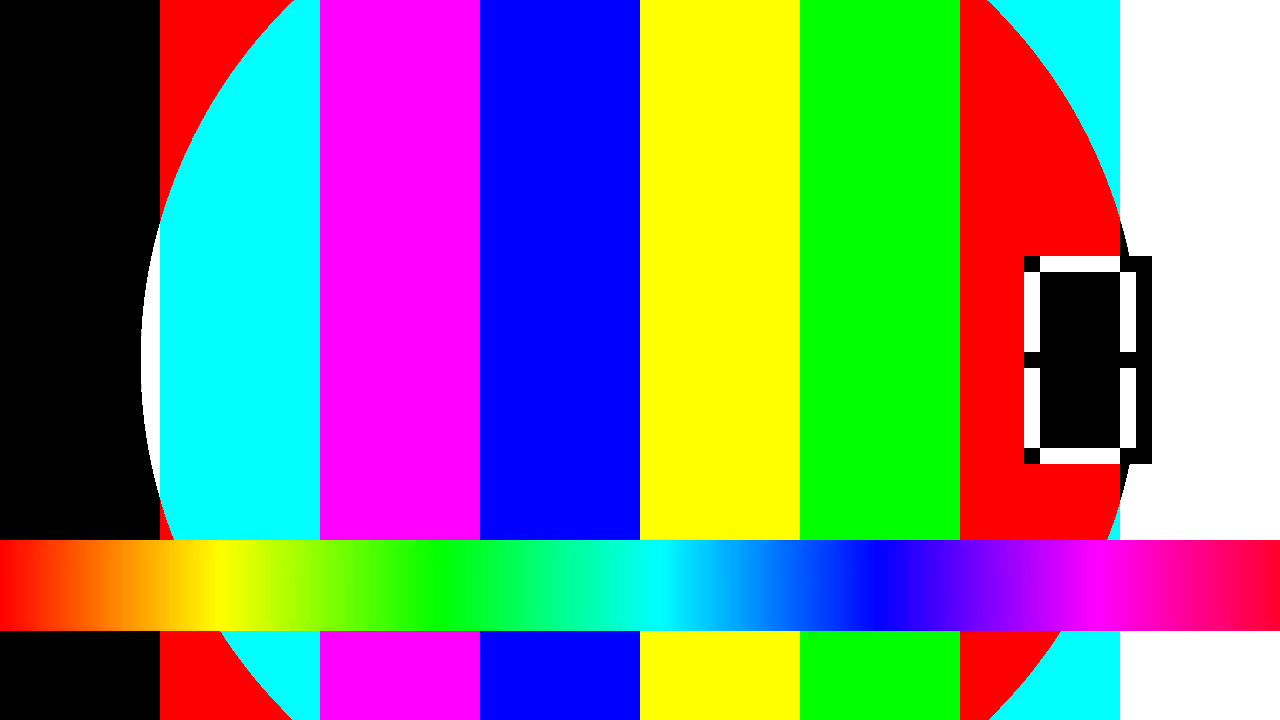
#> input picture frame 0 of 2025/06/24/video_segmenter/videos/sample_test.mp4, 1280 x 720 px
$ python test_processor.py
#> lines starting #> are read from the running program, lines starting #| are printed output that depends on the picture
### 2025/06/24/video_segmenter/video_processor.py
import cv2
import os
import numpy as np
from typing import List, Tuple, Dict
import json
from datetime import timedelta

class VideoProcessor:
    """
    Video processor for extracting frames and analyzing video content
    """

    def __init__(self, video_path: str):
        self.video_path = video_path
        self.cap = cv2.VideoCapture(video_path)
        self.fps = self.cap.get(cv2.CAP_PROP_FPS)
        self.total_frames = int(self.cap.get(cv2.CAP_PROP_FRAME_COUNT))
        self.duration = self.total_frames / self.fps

    def __del__(self):
        if hasattr(self, 'cap'):
            self.cap.release()

    def extract_frames_at_intervals(self, interval_seconds: float = 5.0, output_dir: str = "frames") -> List[str]:
        """
        Extract frames at regular intervals

        Args:
            interval_seconds: Time interval between frame extractions
            output_dir: Directory to save extracted frames

        Returns:
            List of paths to extracted frame files
        """
        os.makedirs(output_dir, exist_ok=True)
        frame_paths = []

        interval_frames = int(interval_seconds * self.fps)

        for frame_num in range(0, self.total_frames, interval_frames):
            self.cap.set(cv2.CAP_PROP_POS_FRAMES, frame_num)
            ret, frame = self.cap.read()

            if ret:
                timestamp = frame_num / self.fps
                frame_filename = f"frame_{timestamp:.2f}s.jpg"
                frame_path = os.path.join(output_dir, frame_filename)

                cv2.imwrite(frame_path, frame)
                frame_paths.append(frame_path)

        return frame_paths

    def detect_scene_changes(self, threshold: float = 0.3) -> List[float]:
        """
        Detect scene changes using histogram comparison

        Args:
            threshold: Threshold for scene change detection

        Returns:
            List of timestamps where scene changes occur
        """
        scene_changes = []
        prev_hist = None

        frame_step = int(self.fps)  # Check every second

        for frame_num in range(0, self.total_frames, frame_step):
            self.cap.set(cv2.CAP_PROP_POS_FRAMES, frame_num)
            ret, frame = self.cap.read()

            if ret:
                # Convert to HSV for better histogram comparison
                hsv = cv2.cvtColor(frame, cv2.COLOR_BGR2HSV)
                hist = cv2.calcHist([hsv], [0, 1, 2], None, [50, 60, 60], [0, 180, 0, 256, 0, 256])

                if prev_hist is not None:
                    # Calculate correlation coefficient
                    correlation = cv2.compareHist(hist, prev_hist, cv2.HISTCMP_CORREL)

                    if correlation < threshold:
                        timestamp = frame_num / self.fps
                        scene_changes.append(timestamp)

                prev_hist = hist

        return scene_changes

    # [38 lines left out: function extract_keyframes_from_segments, not called in this run]

    def get_video_info(self) -> Dict:
        """
        Get basic video information

        Returns:
            Dictionary with video metadata
        """
        return {
            "path": self.video_path,
            "fps": self.fps,
            "total_frames": self.total_frames,
            "duration_seconds": self.duration,
            "duration_formatted": str(timedelta(seconds=int(self.duration))),
            "resolution": (
                int(self.cap.get(cv2.CAP_PROP_FRAME_WIDTH)),
                int(self.cap.get(cv2.CAP_PROP_FRAME_HEIGHT))
            )
        }

    def create_basic_segments(self, segment_length: float = 30.0) -> List[Tuple[float, float]]:
        """
        Create basic time-based segments

        Args:
            segment_length: Length of each segment in seconds

        Returns:
            List of (start_time, end_time) tuples
        """
        segments = []
        current_time = 0.0

        while current_time < self.duration:
            end_time = min(current_time + segment_length, self.duration)
            segments.append((current_time, end_time))
            current_time = end_time

        return segments

### 2025/06/24/video_segmenter/test_processor.py
#!/usr/bin/env python3

import sys
import os
sys.path.append('/home/ubuntu/video_segmenter')

from video_processor import VideoProcessor
import json

def test_video_processor():
    """Test the video processor with sample video"""

    video_path = "/home/ubuntu/video_segmenter/videos/sample_test.mp4"

    if not os.path.exists(video_path):
        print(f"Error: Video file not found at {video_path}")
        return

    print("Initializing video processor...")
    processor = VideoProcessor(video_path)

    # Get video info
    print("\n=== Video Information ===")
    video_info = processor.get_video_info()
    print(json.dumps(video_info, indent=2))

    # Create basic segments
    print("\n=== Creating Basic Segments ===")
    segments = processor.create_basic_segments(segment_length=15.0)
    print(f"Created {len(segments)} segments:")
    for i, (start, end) in enumerate(segments):
        print(f"  Segment {i+1}: {start:.1f}s - {end:.1f}s ({end-start:.1f}s duration)")

    # Extract frames at intervals
    print("\n=== Extracting Frames at Intervals ===")
    frame_paths = processor.extract_frames_at_intervals(interval_seconds=10.0, output_dir="frames/interval_frames")
#> the loop in extract_frames_at_intervals, `for frame_num in range(0, self.total_frames, interval_frames):` made 6 passes
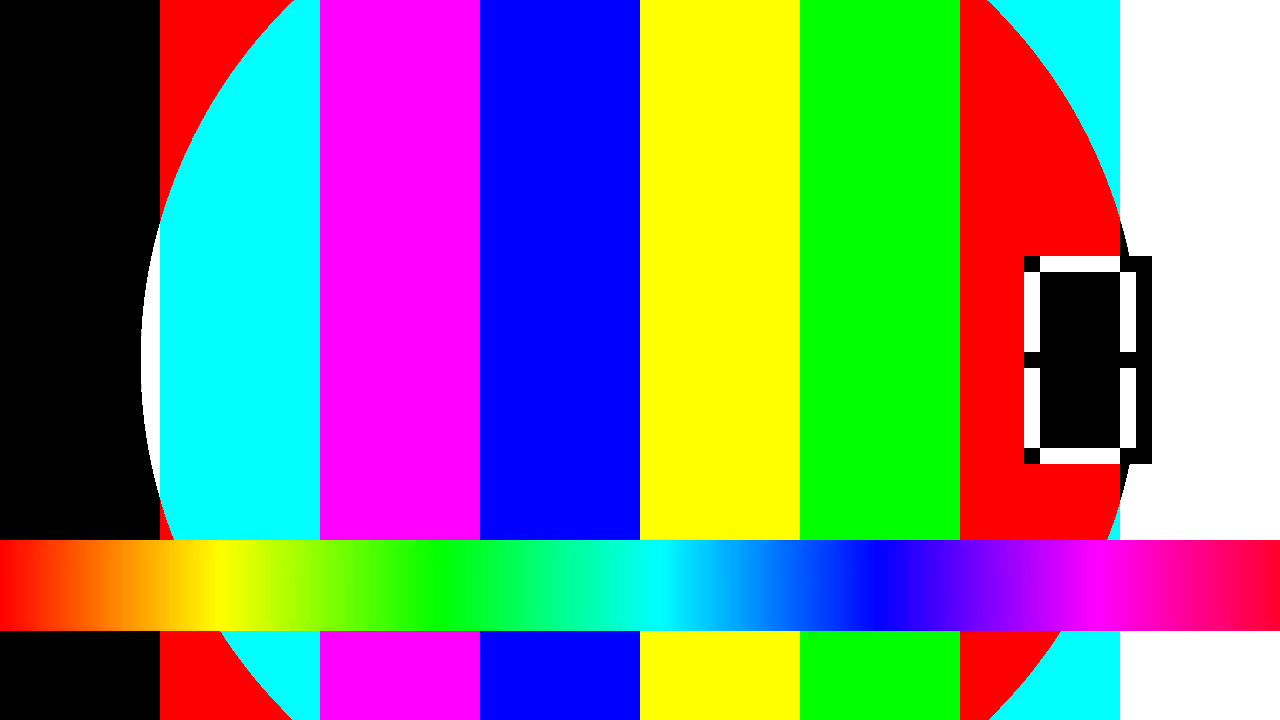
#> input picture frame 0 of 2025/06/24/video_segmenter/videos/sample_test.mp4, 1280 x 720 px
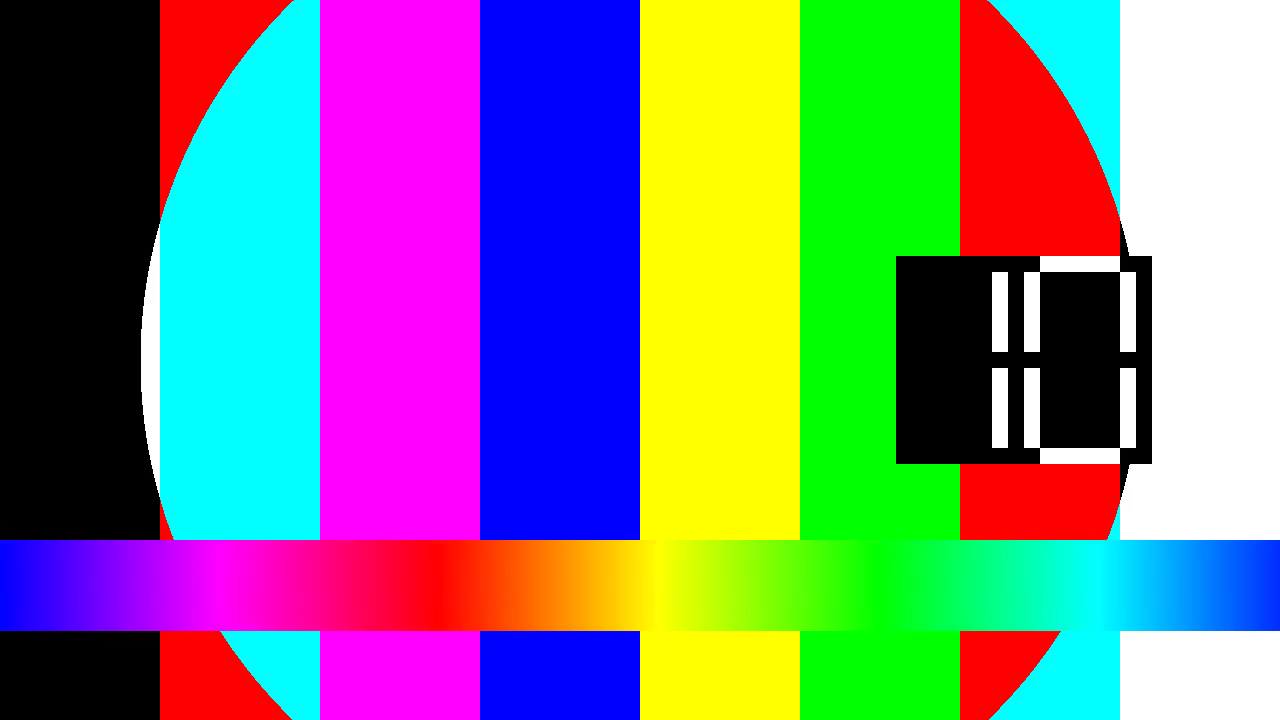
#> input picture frame 300 of 2025/06/24/video_segmenter/videos/sample_test.mp4, 1280 x 720 px
#> after the loop in extract_frames_at_intervals, `for frame_num in range(0, self.total_frames, interval_frames):`: frame_paths = 6 items
#> frame_paths = 6 items
    print(f"Extracted {len(frame_paths)} frames:")
#| Extracted 6 frames:
    for path in frame_paths[:5]:  # Show first 5
        print(f"  {path}")
#> this loop made 5 passes
#> path on passes 1 to 5: 'frames/interval_frames/frame_0.00s.jpg', 'frames/interval_frames/frame_10.00s.jpg', 'frames/interval_frames/frame_20.00s.jpg', 'frames/interval_frames/frame_30.00s.jpg', 'frames/interval_frames/frame_40.00s.jpg'
#> (printed output is left out)
    if len(frame_paths) > 5:
        print(f"  ... and {len(frame_paths) - 5} more")
#> (printed output is left out)

    # Detect scene changes
    print("\n=== Detecting Scene Changes ===")
    scene_changes = processor.detect_scene_changes(threshold=0.7)
#> the loop in detect_scene_changes, `for frame_num in range(0, self.total_frames, frame_step):` made 25 passes
#> correlation on passes 2 to 9: 1, 1, 1, 1, 1, 1, 1, 1
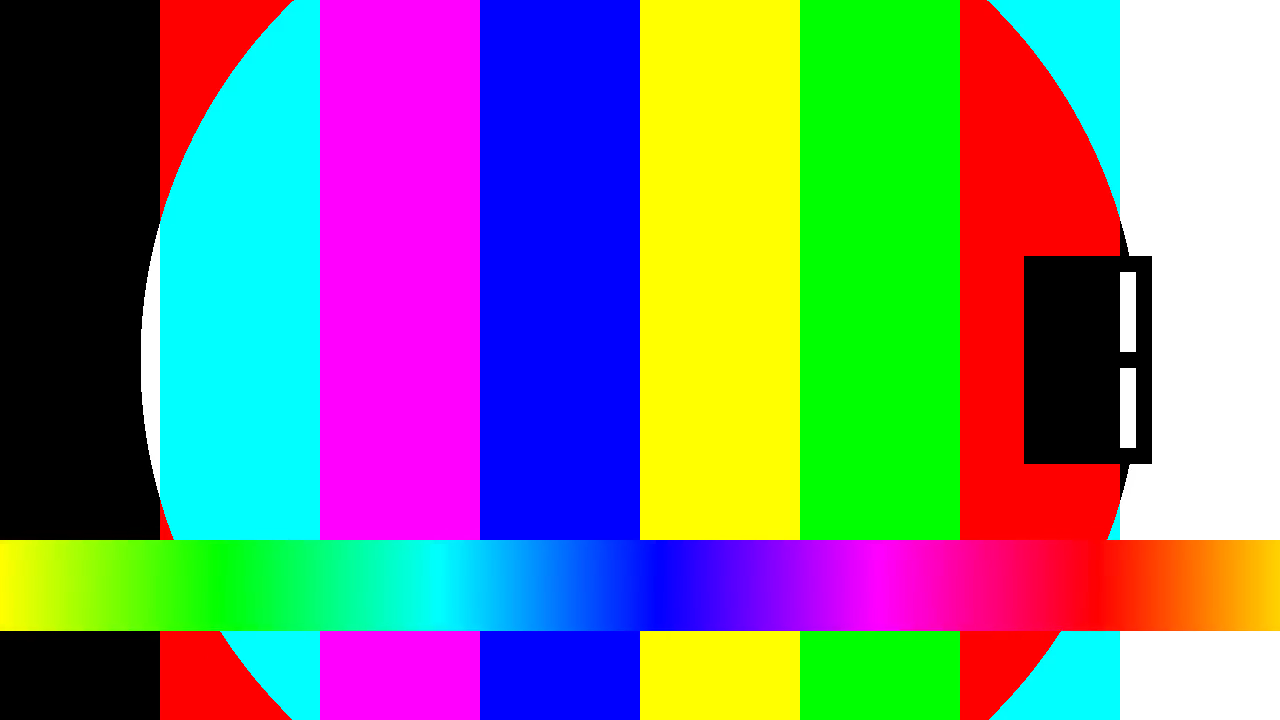
#> input picture frame 30 of 2025/06/24/video_segmenter/videos/sample_test.mp4, 1280 x 720 px
#> pass 3, in detect_scene_changes, `ret, frame = self.cap.read()`:
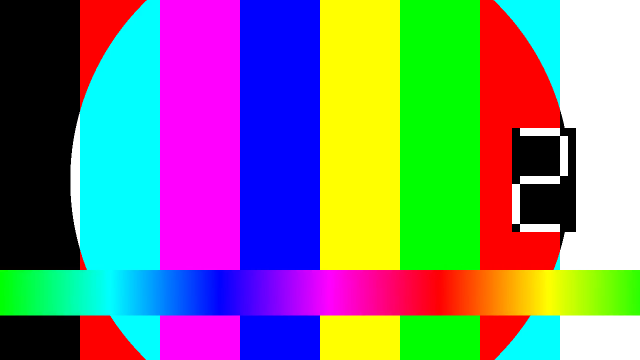
#> frame: shape (720, 1280, 3) (shown at 1/2 size); mean B, G, R 128.7, 127.8, 123.3
#> after the loop in detect_scene_changes, `for frame_num in range(0, self.total_frames, frame_step):`:
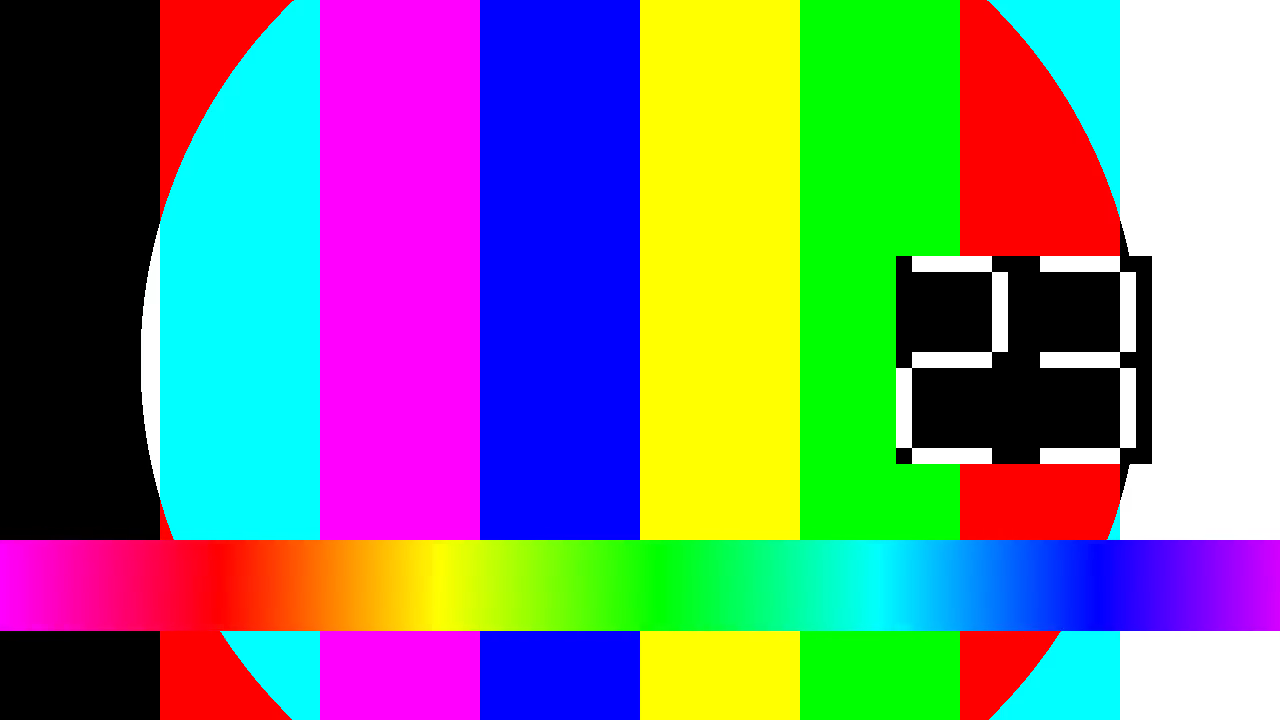
#> frame: shape (720, 1280, 3); mean B, G, R 129.6, 126.8, 120.7
#> after the loop in detect_scene_changes, `for frame_num in range(0, self.total_frames, frame_step):`: scene_changes = []
    print(f"Detected {len(scene_changes)} scene changes:")
    for timestamp in scene_changes[:10]:  # Show first 10
        print(f"  Scene change at {timestamp:.2f}s")
    if len(scene_changes) > 10:
        print(f"  ... and {len(scene_changes) - 10} more")

    # Extract keyframes from segments
    print("\n=== Extracting Keyframes from Segments ===")
    segment_frames = processor.extract_keyframes_from_segments(segments[:3], output_dir="frames/segment_frames")
    for segment_name, frames in segment_frames.items():
        print(f"  {segment_name}: {len(frames)} frames")
        for frame_path in frames:
            print(f"    {frame_path}")

    print("\n=== Test Complete ===")
    print("Check the 'frames' directory for extracted images.")

if __name__ == "__main__":
    test_video_processor()
